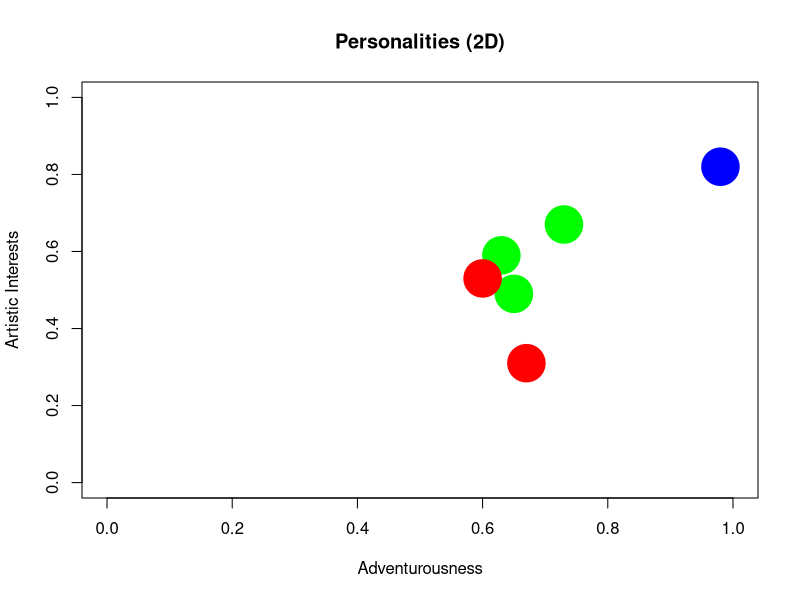
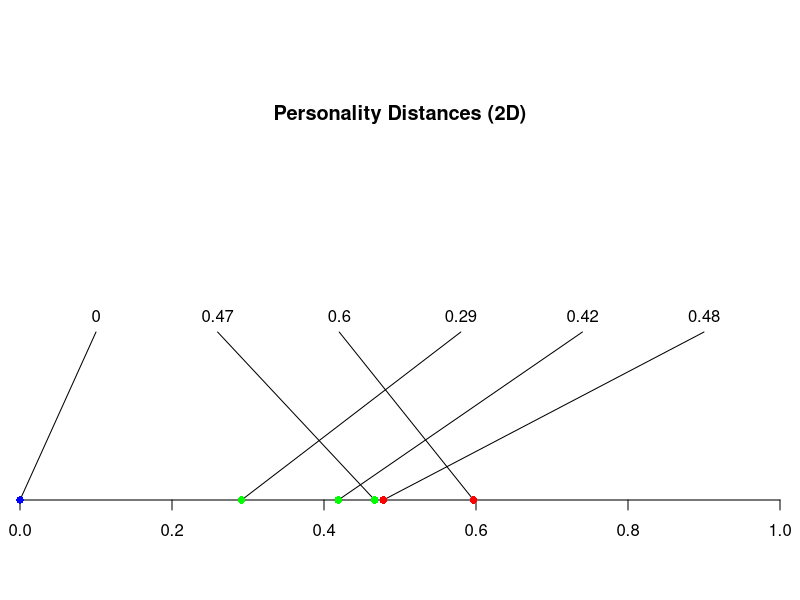
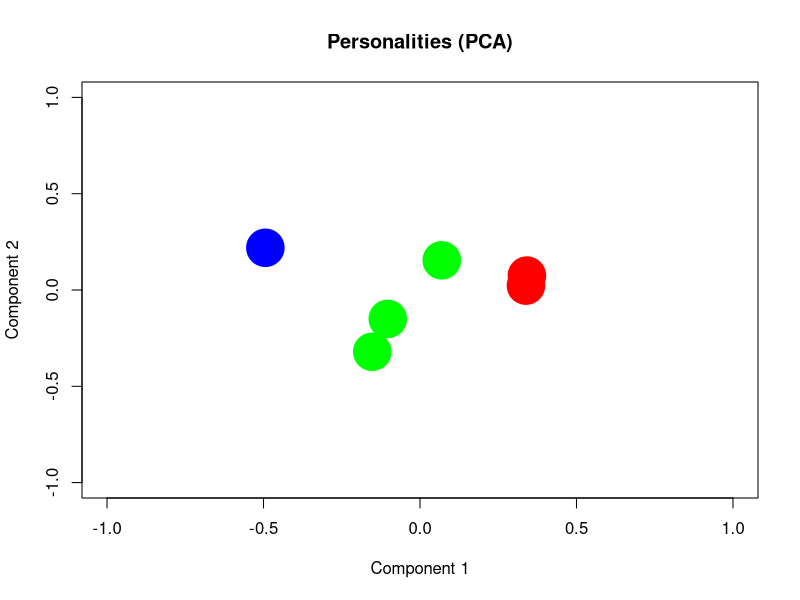
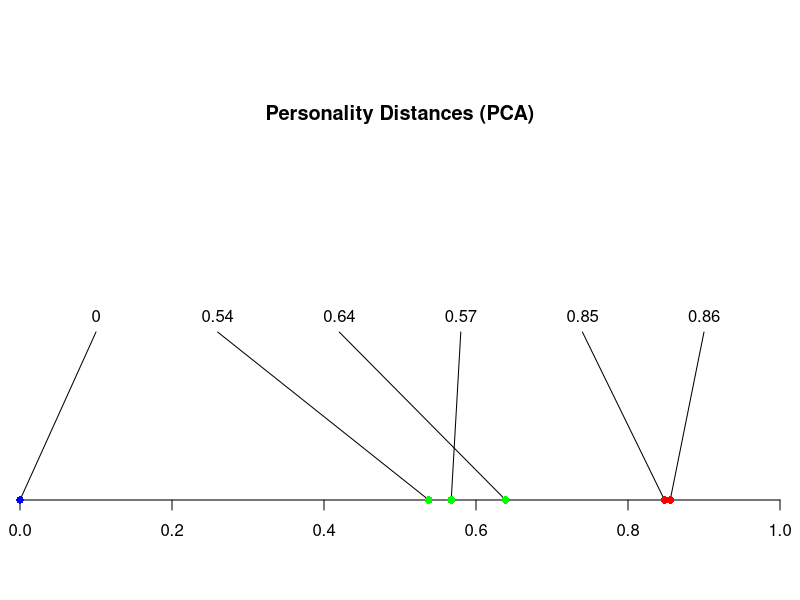
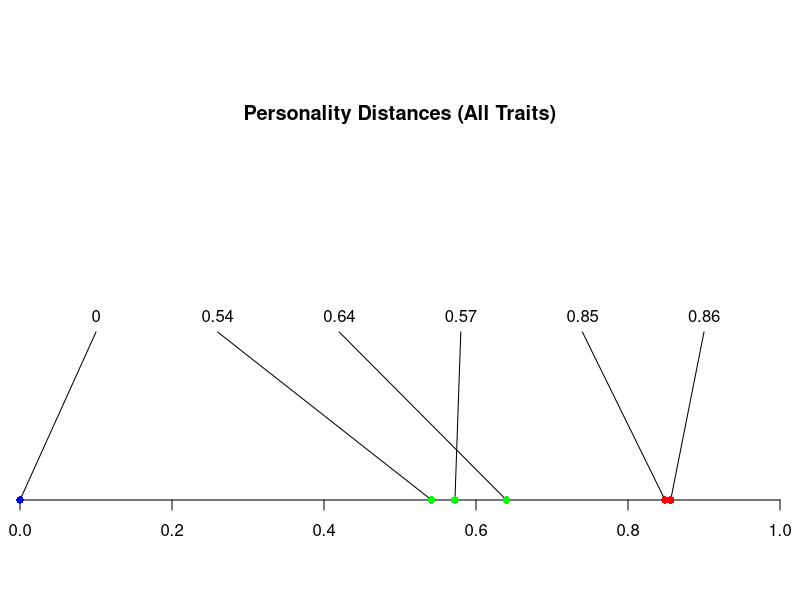

R code for these plots, in order:
##################################################
# Personality Profiles
##################################################

# Personality traits
traits = c("Adventurousness", "Artistic Interests", "Intellect", "Excitement Seeking", "Outgoing")

# User personality profile
user = c(0.98, 0.82, 1.00, 0.02, 0.06)
user.2d = user[1:2]

# Restaurant personality profiles
profile1 = c(0.65, 0.49, 0.77, 0.02, 0.21)
profile2 = c(0.67, 0.31, 0.78, 0.03, 0.13)
profile3 = c(0.73, 0.67, 0.80, 0.02, 0.51)
profile4 = c(0.63, 0.59, 0.57, 0.02, 0.66)
profile5 = c(0.60, 0.53, 0.62, 0.03, 0.66)
profiles = data.frame(profile1, profile2, profile3, profile4, profile5)
rownames(profiles) = traits
profiles.names = c("profile1", "profile2", "profile3", "profile4", "profile5")
profiles.2d = profiles[1:2,]
profiles.2d.names = profiles.names

##################################################
# Helper Functions
##################################################

# Euclidean distance from user personality profile
euc.dist <- function(profile) {
  sqrt(sum((user - profile) ^ 2))
}

# Euclidean distance from user's 2D personality profile
euc.dist.2d <- function(profile) {
  sqrt(sum((user.2d - profile) ^ 2))
}

##################################################
# 2D Plots
##################################################

# 2D compute distances
k.2d = 3
distances.2d = apply(profiles.2d, 2, euc.dist.2d)
threshold.2d = sort(distances.2d)[k.2d]

# 2D compute colors
euc.dist.2d.color <- function(profile) {
  if (euc.dist.2d(profile) <= threshold.2d) {
    "green"
  } else {
    "red"
  }
}
profiles.2d.colors = apply(profiles.2d, 2, euc.dist.2d.color)

# 2D plot profiles
plot(0:1, 0:1, type = "n", xlab = "Adventurousness", ylab = "Artistic Interests", main = "Personalities (2D)")
points(     user.2d[1],      user.2d[2], cex = 5, pch = 19, col = "blue")
points(profiles.2d[1,], profiles.2d[2,], cex = 5, pch = 19, col = profiles.2d.colors)

# 2D distance plot
xlim = c(0, 1)
ylim = c(0, 1)
px = c(0, distances.2d)
py = rep(0, length(px))
lx.buf = 0.1
lx = seq(xlim[1] + lx.buf, xlim[2] - lx.buf, len = length(px))
ly = 0.35
opar = par(xaxs = "i", yaxs = "i", mar = c(5, 1, 1, 1))
plot(NA, xlim = xlim, ylim = ylim, axes = F, ann = F)
axis(1)
title(main = "Personality Distances (2D)", line = -5)
segments(px, py, lx, ly)
points(px, py, pch = 16, xpd = NA, col = c("blue", profiles.2d.colors))
text(lx, ly, round(px, digit = 2), pos = 3)
par(opar)

##################################################
# Multi-D Plots: PCA (2 Dimensions)
##################################################

# collapse to 2D using PCA
pca = prcomp(rbind(user, t(profiles)))
user.pca = pca$x[1,1:2]
profiles.pca = t(pca$x[1: ncol(profiles)+1,1:2])

# Euclidean distance from user's 2D PCA personality profile
euc.dist.pca <- function(profile) {
  sqrt(sum((user.pca - profile) ^ 2))
}

# 2D compute distances
k.pca = 3
distances.pca = apply(profiles.pca, 2, euc.dist.pca)
threshold.pca = abs(sort(distances.pca)[k.pca])

# 2D compute colors
euc.dist.pca.color <- function(profile) {
  if (euc.dist.pca(profile) <= threshold.pca) {
    "green"
  } else {
    "red"
  }
}
profiles.pca.colors = apply(profiles.pca, 2, euc.dist.pca.color)

# 2D plot profiles
plot(-1:1, -1:1, type = "n", xlab = "Component 1", ylab = "Component 2", main = "Personalities (PCA)")
points(     user.pca[1],      user.pca[2], cex = 5, pch = 19, col = "blue")
points(profiles.pca[1,], profiles.pca[2,], cex = 5, pch = 19, col = profiles.pca.colors)

# 2D distance plot
xlim = c(0, 1)
ylim = c(0, 1)
px = c(0, distances.pca)
py = rep(0, length(px))
lx.buf = 0.1
lx = seq(xlim[1] + lx.buf, xlim[2] - lx.buf, len = length(px))
ly = 0.35
opar = par(xaxs = "i", yaxs = "i", mar = c(5, 1, 1, 1))
plot(NA, xlim = xlim, ylim = ylim, axes = F, ann = F, main = "Personality Distances")
axis(1)
title(main = "Personality Distances (PCA)", line = -5)
segments(px, py, lx, ly)
points(px, py, pch = 16, xpd = NA, col = c("blue", profiles.pca.colors))
text(lx, ly, round(px, digit = 2), pos = 3)
par(opar)

##################################################
# Multi-D Plots: All Dimensions
##################################################

# compute distances
k = 3
distances = apply(profiles, 2, euc.dist)
threshold = sort(distances)[k]

# compute colors
euc.dist.color <- function(profile) {
  if (euc.dist(profile) <= threshold) {
    "green"
  } else {
    "red"
  }
}
profiles.colors = apply(profiles, 2, euc.dist.color)

# distance plot
xlim = c(0, 1)
ylim = c(0, 1)
px = c(0, distances)
py = rep(0, length(px))
lx.buf = 0.1
lx = seq(xlim[1] + lx.buf, xlim[2] - lx.buf, len = length(px))
ly = 0.35
opar = par(xaxs = "i", yaxs = "i", mar = c(5, 1, 1, 1))
plot(NA, xlim = xlim, ylim = ylim, axes = F, ann = F)
axis(1)
title(main = "Personality Distances (All Traits)", line = -5)
segments(px, py, lx, ly)
points(px, py, pch = 16, xpd = NA, col = c("blue", profiles.colors))
text(lx, ly, round(px, digit = 2), pos = 3)
par(opar)